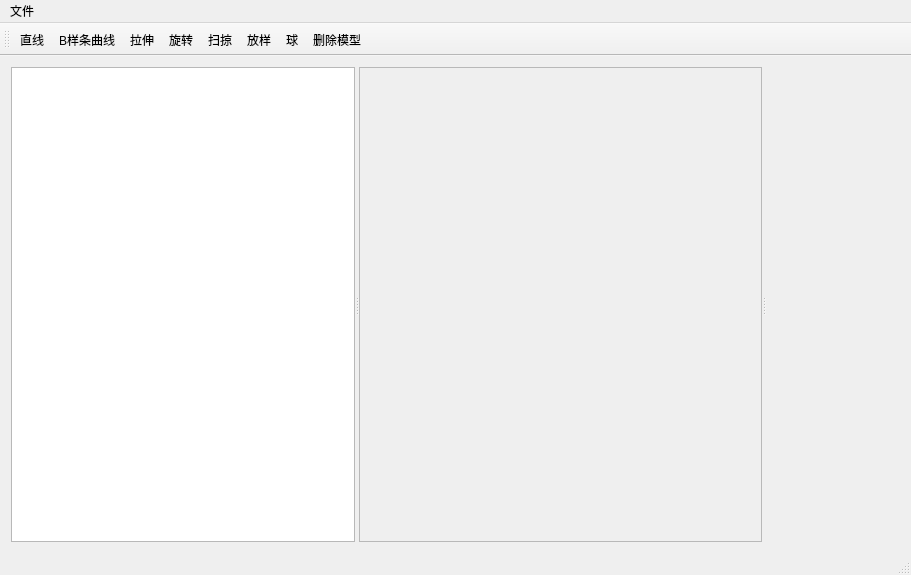
<?xml version="1.0" encoding="UTF-8"?>
<ui version="4.0">
 <class>BimClass</class>
 <widget class="QMainWindow" name="BimClass">
  <property name="geometry">
   <rect>
    <x>0</x>
    <y>0</y>
    <width>911</width>
    <height>575</height>
   </rect>
  </property>
  <property name="windowTitle">
   <string>Bim</string>
  </property>
  <widget class="QWidget" name="centralWidget">
   <property name="enabled">
    <bool>true</bool>
   </property>
   <layout class="QHBoxLayout" name="horizontalLayout">
    <item>
     <widget class="QSplitter" name="splitter">
      <property name="orientation">
       <enum>Qt::Horizontal</enum>
      </property>
      <widget class="QTreeView" name="sceneTree">
       <property name="maximumSize">
        <size>
         <width>16777215</width>
         <height>16777215</height>
        </size>
       </property>
      </widget>
      <widget class="QFrame" name="frameopengl">
       <property name="minimumSize">
        <size>
         <width>300</width>
         <height>0</height>
        </size>
       </property>
       <property name="frameShape">
        <enum>QFrame::StyledPanel</enum>
       </property>
       <property name="frameShadow">
        <enum>QFrame::Raised</enum>
       </property>
      </widget>
      <widget class="QtTreePropertyBrowser" name="browserProperty" native="true"/>
     </widget>
    </item>
   </layout>
  </widget>
  <widget class="QMenuBar" name="menuBar">
   <property name="geometry">
    <rect>
     <x>0</x>
     <y>0</y>
     <width>911</width>
     <height>21</height>
    </rect>
   </property>
   <widget class="QMenu" name="menu">
    <property name="title">
     <string>文件</string>
    </property>
    <addaction name="fileopen"/>
   </widget>
   <addaction name="menu"/>
  </widget>
  <widget class="QToolBar" name="mainToolBar">
   <attribute name="toolBarArea">
    <enum>TopToolBarArea</enum>
   </attribute>
   <attribute name="toolBarBreak">
    <bool>false</bool>
   </attribute>
   <addaction name="modelline"/>
   <addaction name="bspline"/>
   <addaction name="action"/>
   <addaction name="action_2"/>
   <addaction name="action_3"/>
   <addaction name="action_4"/>
   <addaction name="ball"/>
   <addaction name="delNode"/>
  </widget>
  <widget class="QStatusBar" name="statusBar"/>
  <action name="modelline">
   <property name="checkable">
    <bool>true</bool>
   </property>
   <property name="text">
    <string>直线</string>
   </property>
  </action>
  <action name="fileopen">
   <property name="text">
    <string>打开文件</string>
   </property>
  </action>
  <action name="action">
   <property name="text">
    <string>拉伸</string>
   </property>
   <property name="menuRole">
    <enum>QAction::NoRole</enum>
   </property>
  </action>
  <action name="action_2">
   <property name="text">
    <string>旋转</string>
   </property>
   <property name="menuRole">
    <enum>QAction::NoRole</enum>
   </property>
  </action>
  <action name="action_3">
   <property name="text">
    <string>扫掠</string>
   </property>
   <property name="menuRole">
    <enum>QAction::NoRole</enum>
   </property>
  </action>
  <action name="action_4">
   <property name="text">
    <string>放样</string>
   </property>
   <property name="menuRole">
    <enum>QAction::NoRole</enum>
   </property>
  </action>
  <action name="bspline">
   <property name="checkable">
    <bool>true</bool>
   </property>
   <property name="text">
    <string>B样条曲线</string>
   </property>
   <property name="menuRole">
    <enum>QAction::NoRole</enum>
   </property>
  </action>
  <action name="ball">
   <property name="checkable">
    <bool>true</bool>
   </property>
   <property name="text">
    <string>球</string>
   </property>
   <property name="menuRole">
    <enum>QAction::NoRole</enum>
   </property>
  </action>
  <action name="menu_edit">
   <property name="text">
    <string>编辑</string>
   </property>
   <property name="menuRole">
    <enum>QAction::NoRole</enum>
   </property>
  </action>
  <action name="delNode">
   <property name="text">
    <string>删除模型</string>
   </property>
   <property name="menuRole">
    <enum>QAction::NoRole</enum>
   </property>
  </action>
 </widget>
 <layoutdefault spacing="6" margin="11"/>
 <customwidgets>
  <customwidget>
   <class>QtTreePropertyBrowser</class>
   <extends>QWidget</extends>
   <header>qttreepropertybrowser.h</header>
   <container>1</container>
  </customwidget>
 </customwidgets>
 <resources>
  <include location="Bim.qrc"/>
 </resources>
 <connections/>
</ui>
